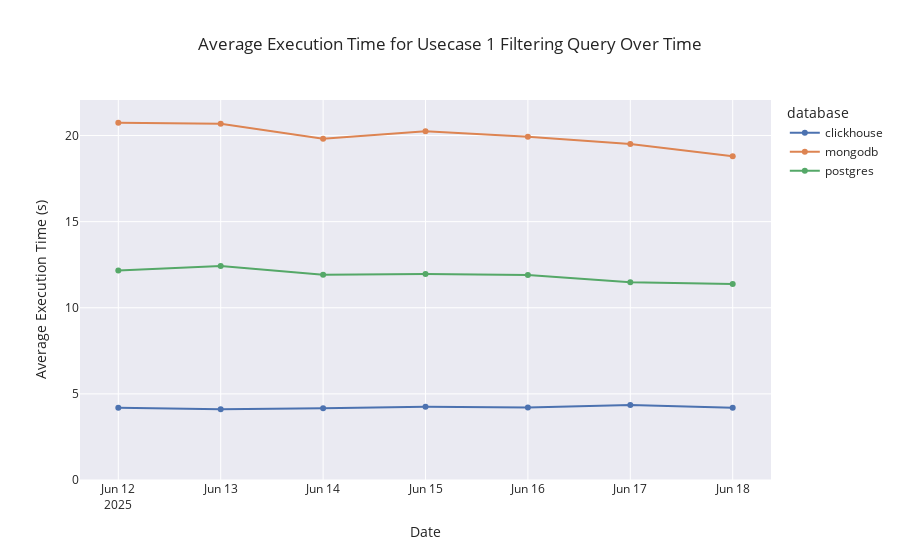
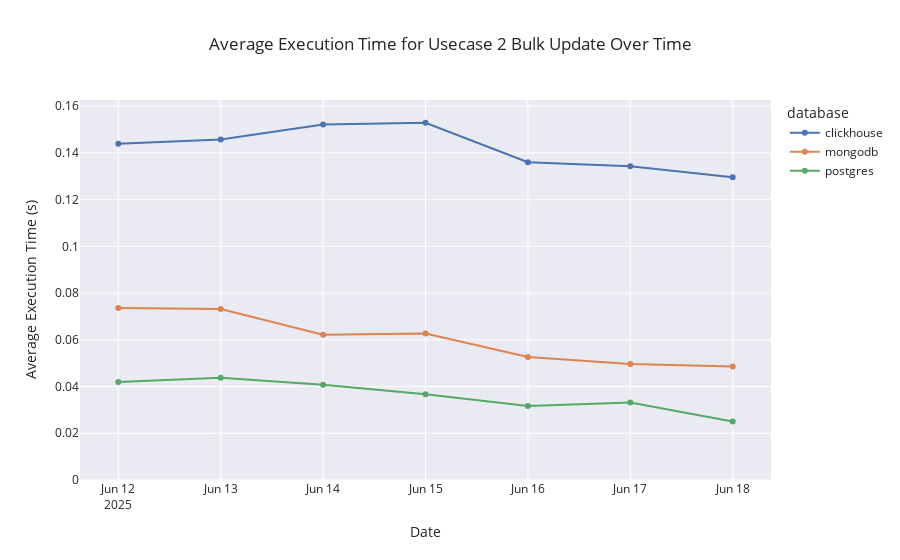
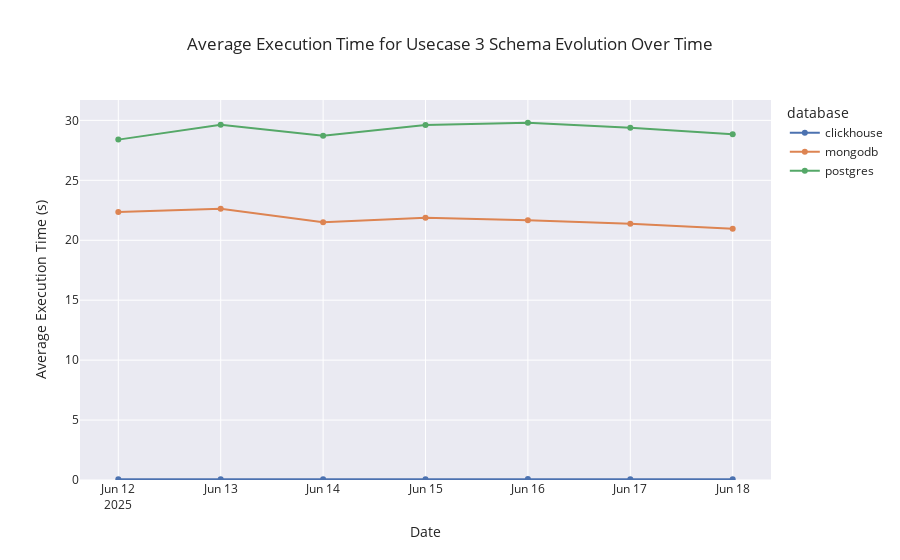
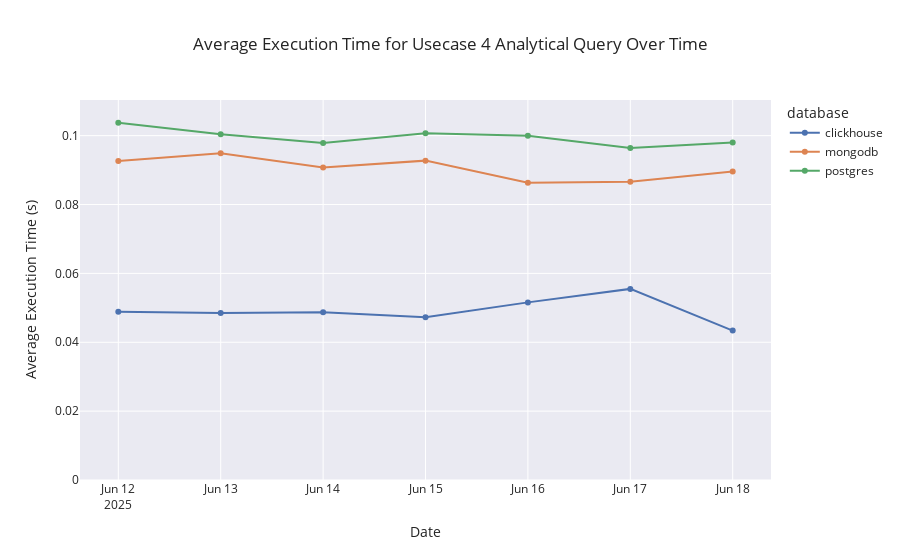

Notebook code cell kept with these figures, in order:
### Markdown cell above
### Plot2: Line‐Plot Over Time: How Execution Time Evolves

### Code cell
# Example: pick a single usecase (e.g. usecase 1). You can loop or facet later.

desc = {
    1 : "Usecase 1 Filtering Query",
    2 : "Usecase 2 Bulk Update",
    3 : "Usecase 3 Schema Evolution",
    4 : "Usecase 4 Analytical Query",
    5 : "Usecase 5 Aggregation",
    6 : "Usecase 6 Filtering Query"
}

for uc, ucname in desc.items():
    plot_title = f"Average Execution Time for {ucname} Over Time"
    df_uc = df[df["usecase"] == uc].copy()

    # Group by date (or exact timestamp) & database
    # If you want to aggregate per‐day rather than per‐timestamp, extract date:
    df_uc["date_only"] = df_uc["timestamp"].dt.date

    # Compute mean execution_time per database per day:
    grouped = (
        df_uc
        .groupby(["date_only", "database"])
        .execution_time_s
        .mean()
        .reset_index(name="mean_exec_time_s")
    )

    fig = px.line(
        grouped,
        x="date_only",
        y="mean_exec_time_s",
        color="database",
        markers=True,
        title=plot_title
    )
    fig.update_layout(
        title={
            'text': plot_title,
            'x': 0.5,
            'xanchor': 'center'
        },
        xaxis_title="Date",
        yaxis_title="Average Execution Time (s)"
    )

    fig.update_layout(
    yaxis=dict(rangemode='tozero')
)
    fig.write_image(f"{OUTPUT_PATH}{ucname}.png")
    fig.show()

### Figure 1 — Plotly figure (JSON) as saved in the notebook; plotly's stock layout.template omitted (floating-point values rounded to 4 significant figures)
{"data": [{"hovertemplate": "database=clickhouse<br>date_only=%{x}<br>mean_exec_time_s=%{y}<extra></extra>", "legendgroup": "clickhouse", "line": {"color": "#4c72b0", "dash": "solid"}, "marker": {"symbol": "circle"}, "mode": "lines+markers", "name": "clickhouse", "orientation": "v", "showlegend": true, "x": ["2025-06-12", "2025-06-13", "2025-06-14", "2025-06-15", "2025-06-16", "2025-06-17", "2025-06-18"], "xaxis": "x", "y": [4.19, 4.11, 4.17, 4.251, 4.204, 4.348, 4.2], "yaxis": "y", "type": "scatter"}, {"hovertemplate": "database=mongodb<br>date_only=%{x}<br>mean_exec_time_s=%{y}<extra></extra>", "legendgroup": "mongodb", "line": {"color": "#dd8452", "dash": "solid"}, "marker": {"symbol": "circle"}, "mode": "lines+markers", "name": "mongodb", "orientation": "v", "showlegend": true, "x": ["2025-06-12", "2025-06-13", "2025-06-14", "2025-06-15", "2025-06-16", "2025-06-17", "2025-06-18"], "xaxis": "x", "y": [20.74, 20.68, 19.81, 20.24, 19.93, 19.51, 18.8], "yaxis": "y", "type": "scatter"}, {"hovertemplate": "database=postgres<br>date_only=%{x}<br>mean_exec_time_s=%{y}<extra></extra>", "legendgroup": "postgres", "line": {"color": "#55a868", "dash": "solid"}, "marker": {"symbol": "circle"}, "mode": "lines+markers", "name": "postgres", "orientation": "v", "showlegend": true, "x": ["2025-06-12", "2025-06-13", "2025-06-14", "2025-06-15", "2025-06-16", "2025-06-17", "2025-06-18"], "xaxis": "x", "y": [12.16, 12.43, 11.92, 11.96, 11.91, 11.47, 11.37], "yaxis": "y", "type": "scatter"}], "layout": {"xaxis": {"anchor": "y", "domain": [0.0, 1.0], "title": {"text": "Date"}}, "yaxis": {"anchor": "x", "domain": [0.0, 1.0], "title": {"text": "Average Execution Time (s)"}, "rangemode": "tozero"}, "legend": {"title": {"text": "database"}, "tracegroupgap": 0}, "title": {"text": "Average Execution Time for Usecase 1 Filtering Query Over Time", "x": 0.5, "xanchor": "center"}}}

### Figure 2 — Plotly figure (JSON) as saved in the notebook; plotly's stock layout.template omitted (floating-point values rounded to 4 significant figures)
{"data": [{"hovertemplate": "database=clickhouse<br>date_only=%{x}<br>mean_exec_time_s=%{y}<extra></extra>", "legendgroup": "clickhouse", "line": {"color": "#4c72b0", "dash": "solid"}, "marker": {"symbol": "circle"}, "mode": "lines+markers", "name": "clickhouse", "orientation": "v", "showlegend": true, "x": ["2025-06-12", "2025-06-13", "2025-06-14", "2025-06-15", "2025-06-16", "2025-06-17", "2025-06-18"], "xaxis": "x", "y": [0.1439, 0.1458, 0.1522, 0.1529, 0.136, 0.1343, 0.1296], "yaxis": "y", "type": "scatter"}, {"hovertemplate": "database=mongodb<br>date_only=%{x}<br>mean_exec_time_s=%{y}<extra></extra>", "legendgroup": "mongodb", "line": {"color": "#dd8452", "dash": "solid"}, "marker": {"symbol": "circle"}, "mode": "lines+markers", "name": "mongodb", "orientation": "v", "showlegend": true, "x": ["2025-06-12", "2025-06-13", "2025-06-14", "2025-06-15", "2025-06-16", "2025-06-17", "2025-06-18"], "xaxis": "x", "y": [0.07362, 0.07317, 0.06217, 0.06267, 0.05267, 0.04967, 0.0486], "yaxis": "y", "type": "scatter"}, {"hovertemplate": "database=postgres<br>date_only=%{x}<br>mean_exec_time_s=%{y}<extra></extra>", "legendgroup": "postgres", "line": {"color": "#55a868", "dash": "solid"}, "marker": {"symbol": "circle"}, "mode": "lines+markers", "name": "postgres", "orientation": "v", "showlegend": true, "x": ["2025-06-12", "2025-06-13", "2025-06-14", "2025-06-15", "2025-06-16", "2025-06-17", "2025-06-18"], "xaxis": "x", "y": [0.042, 0.04375, 0.04075, 0.03667, 0.03167, 0.03317, 0.025], "yaxis": "y", "type": "scatter"}], "layout": {"xaxis": {"anchor": "y", "domain": [0.0, 1.0], "title": {"text": "Date"}}, "yaxis": {"anchor": "x", "domain": [0.0, 1.0], "title": {"text": "Average Execution Time (s)"}, "rangemode": "tozero"}, "legend": {"title": {"text": "database"}, "tracegroupgap": 0}, "title": {"text": "Average Execution Time for Usecase 2 Bulk Update Over Time", "x": 0.5, "xanchor": "center"}}}

### Figure 3 — Plotly figure (JSON) as saved in the notebook; plotly's stock layout.template omitted (floating-point values rounded to 4 significant figures)
{"data": [{"hovertemplate": "database=clickhouse<br>date_only=%{x}<br>mean_exec_time_s=%{y}<extra></extra>", "legendgroup": "clickhouse", "line": {"color": "#4c72b0", "dash": "solid"}, "marker": {"symbol": "circle"}, "mode": "lines+markers", "name": "clickhouse", "orientation": "v", "showlegend": true, "x": ["2025-06-12", "2025-06-13", "2025-06-14", "2025-06-15", "2025-06-16", "2025-06-17", "2025-06-18"], "xaxis": "x", "y": [0.06338, 0.07058, 0.07017, 0.06108, 0.07667, 0.07158, 0.0642], "yaxis": "y", "type": "scatter"}, {"hovertemplate": "database=mongodb<br>date_only=%{x}<br>mean_exec_time_s=%{y}<extra></extra>", "legendgroup": "mongodb", "line": {"color": "#dd8452", "dash": "solid"}, "marker": {"symbol": "circle"}, "mode": "lines+markers", "name": "mongodb", "orientation": "v", "showlegend": true, "x": ["2025-06-12", "2025-06-13", "2025-06-14", "2025-06-15", "2025-06-16", "2025-06-17", "2025-06-18"], "xaxis": "x", "y": [22.36, 22.63, 21.5, 21.88, 21.67, 21.37, 20.96], "yaxis": "y", "type": "scatter"}, {"hovertemplate": "database=postgres<br>date_only=%{x}<br>mean_exec_time_s=%{y}<extra></extra>", "legendgroup": "postgres", "line": {"color": "#55a868", "dash": "solid"}, "marker": {"symbol": "circle"}, "mode": "lines+markers", "name": "postgres", "orientation": "v", "showlegend": true, "x": ["2025-06-12", "2025-06-13", "2025-06-14", "2025-06-15", "2025-06-16", "2025-06-17", "2025-06-18"], "xaxis": "x", "y": [28.39, 29.64, 28.72, 29.61, 29.8, 29.38, 28.84], "yaxis": "y", "type": "scatter"}], "layout": {"xaxis": {"anchor": "y", "domain": [0.0, 1.0], "title": {"text": "Date"}}, "yaxis": {"anchor": "x", "domain": [0.0, 1.0], "title": {"text": "Average Execution Time (s)"}, "rangemode": "tozero"}, "legend": {"title": {"text": "database"}, "tracegroupgap": 0}, "title": {"text": "Average Execution Time for Usecase 3 Schema Evolution Over Time", "x": 0.5, "xanchor": "center"}}}

### Figure 4 — Plotly figure (JSON) as saved in the notebook; plotly's stock layout.template omitted (floating-point values rounded to 4 significant figures)
{"data": [{"hovertemplate": "database=clickhouse<br>date_only=%{x}<br>mean_exec_time_s=%{y}<extra></extra>", "legendgroup": "clickhouse", "line": {"color": "#4c72b0", "dash": "solid"}, "marker": {"symbol": "circle"}, "mode": "lines+markers", "name": "clickhouse", "orientation": "v", "showlegend": true, "x": ["2025-06-12", "2025-06-13", "2025-06-14", "2025-06-15", "2025-06-16", "2025-06-17", "2025-06-18"], "xaxis": "x", "y": [0.04888, 0.0485, 0.04875, 0.04725, 0.05158, 0.0555, 0.0434], "yaxis": "y", "type": "scatter"}, {"hovertemplate": "database=mongodb<br>date_only=%{x}<br>mean_exec_time_s=%{y}<extra></extra>", "legendgroup": "mongodb", "line": {"color": "#dd8452", "dash": "solid"}, "marker": {"symbol": "circle"}, "mode": "lines+markers", "name": "mongodb", "orientation": "v", "showlegend": true, "x": ["2025-06-12", "2025-06-13", "2025-06-14", "2025-06-15", "2025-06-16", "2025-06-17", "2025-06-18"], "xaxis": "x", "y": [0.09262, 0.09492, 0.09075, 0.09275, 0.08633, 0.08658, 0.0896], "yaxis": "y", "type": "scatter"}, {"hovertemplate": "database=postgres<br>date_only=%{x}<br>mean_exec_time_s=%{y}<extra></extra>", "legendgroup": "postgres", "line": {"color": "#55a868", "dash": "solid"}, "marker": {"symbol": "circle"}, "mode": "lines+markers", "name": "postgres", "orientation": "v", "showlegend": true, "x": ["2025-06-12", "2025-06-13", "2025-06-14", "2025-06-15", "2025-06-16", "2025-06-17", "2025-06-18"], "xaxis": "x", "y": [0.1037, 0.1004, 0.09783, 0.1007, 0.1, 0.09642, 0.098], "yaxis": "y", "type": "scatter"}], "layout": {"xaxis": {"anchor": "y", "domain": [0.0, 1.0], "title": {"text": "Date"}}, "yaxis": {"anchor": "x", "domain": [0.0, 1.0], "title": {"text": "Average Execution Time (s)"}, "rangemode": "tozero"}, "legend": {"title": {"text": "database"}, "tracegroupgap": 0}, "title": {"text": "Average Execution Time for Usecase 4 Analytical Query Over Time", "x": 0.5, "xanchor": "center"}}}
